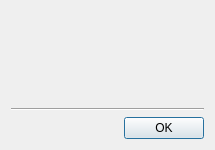
<?xml version="1.0" encoding="UTF-8"?>
<ui version="4.0">
 <class>tt3::gui::ManagePublicTasksDialog</class>
 <widget class="QDialog" name="tt3::gui::ManagePublicTasksDialog">
  <property name="geometry">
   <rect>
    <x>0</x>
    <y>0</y>
    <width>215</width>
    <height>150</height>
   </rect>
  </property>
  <property name="windowTitle">
   <string>Manage public tasks</string>
  </property>
  <property name="windowIcon">
   <iconset resource="tt3-gui.qrc">
    <normaloff>:/tt3-gui/Resources/Images/Objects/PublicTaskLarge.png</normaloff>:/tt3-gui/Resources/Images/Objects/PublicTaskLarge.png</iconset>
  </property>
  <layout class="QGridLayout" name="gridLayout">
   <item row="0" column="0">
    <widget class="QWidget" name="managerPanel" native="true"/>
   </item>
   <item row="1" column="0">
    <widget class="Line" name="line">
     <property name="orientation">
      <enum>Qt::Orientation::Horizontal</enum>
     </property>
    </widget>
   </item>
   <item row="2" column="0">
    <widget class="QDialogButtonBox" name="buttonBox">
     <property name="orientation">
      <enum>Qt::Orientation::Horizontal</enum>
     </property>
     <property name="standardButtons">
      <set>QDialogButtonBox::StandardButton::Ok</set>
     </property>
    </widget>
   </item>
  </layout>
 </widget>
 <resources>
  <include location="tt3-gui.qrc"/>
 </resources>
 <connections>
  <connection>
   <sender>buttonBox</sender>
   <signal>accepted()</signal>
   <receiver>tt3::gui::ManagePublicTasksDialog</receiver>
   <slot>accept()</slot>
   <hints>
    <hint type="sourcelabel">
     <x>248</x>
     <y>254</y>
    </hint>
    <hint type="destinationlabel">
     <x>157</x>
     <y>274</y>
    </hint>
   </hints>
  </connection>
  <connection>
   <sender>buttonBox</sender>
   <signal>rejected()</signal>
   <receiver>tt3::gui::ManagePublicTasksDialog</receiver>
   <slot>reject()</slot>
   <hints>
    <hint type="sourcelabel">
     <x>316</x>
     <y>260</y>
    </hint>
    <hint type="destinationlabel">
     <x>286</x>
     <y>274</y>
    </hint>
   </hints>
  </connection>
 </connections>
</ui>
